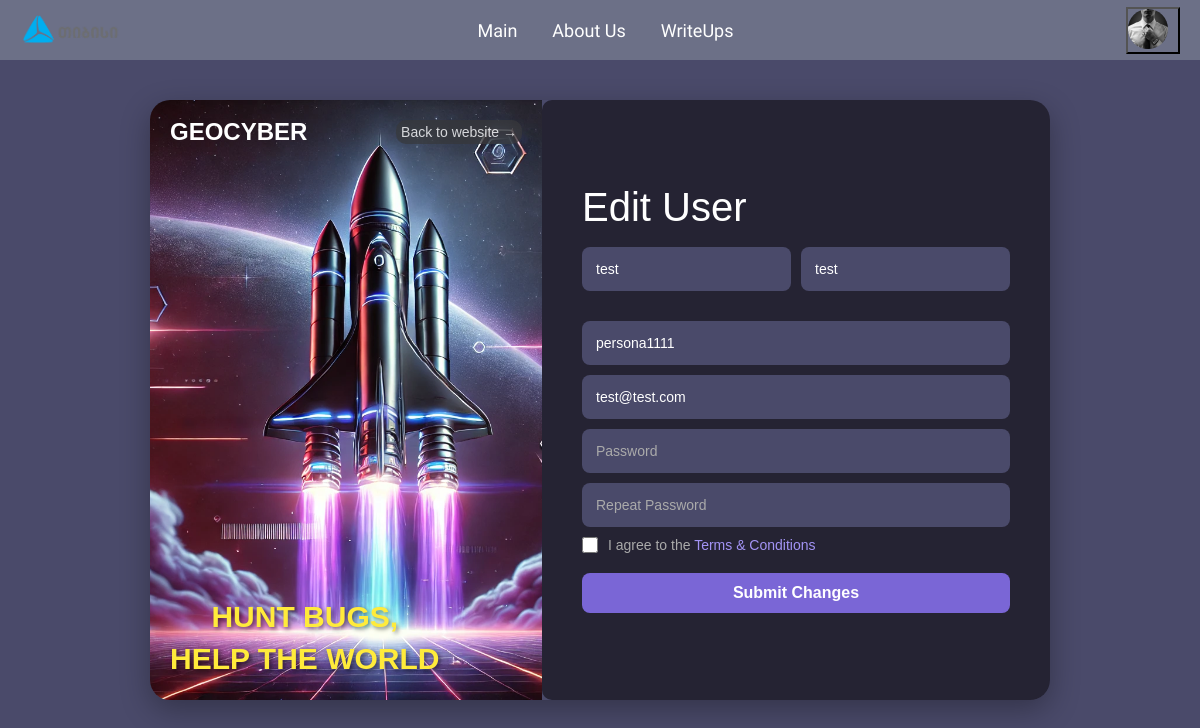
The page /edit_user/2 (signed in) on the database its author committed.
### models.py (models this page shows, shortened)
class BaseModel():
    def save(self):
        db.session.add(self)
        db.session.commit()

class User(db.Model, BaseModel, UserMixin):
    __tablename__ = "users"
    id = db.Column(db.Integer(), primary_key=True)
    username = db.Column(db.String())
    email = db.Column(db.String())
    name = db.Column(db.String())
    surname = db.Column(db.String())
    password = db.Column(db.String())
    role = db.Column(db.String(), default="User")
    likes = db.relationship('Like', backref='user', cascade='all, delete-orphan')

### routes.py (the view, shortened to what this page needs)
@app.route("/edit_user/<int:user_id>", methods=["GET", "POST"])
@admin_required
def edit_user(user_id):
    user = User.query.get(user_id)
    form = UserEdit(username=user.username, email=user.email, name=user.name, surname=user.surname)
    return render_template("edituser.html", form=form)

### forms.py
class UserEdit(FlaskForm):
    username = StringField("Username", validators=[DataRequired()])
    email = StringField("Email", validators=[DataRequired()])
    name = StringField("Name", validators=[DataRequired()])
    surname = StringField("Surname", validators=[DataRequired()])
    password = PasswordField("Password", validators=[DataRequired(), length(min=8, max=30)])
    repeat_password = PasswordField("Repeat Password", validators=[DataRequired(), EqualTo('password', message='Passwords must match')])
    submit = SubmitField("Submit Changes")

### models.py (called while the page is built)
@login_manager.user_loader
def load_user(user_id):
    return User.query.get(user_id)

### routes.py (called while the page is built)
def admin_required(f):
    @wraps(f)
    def decorated_function(*args, **kwargs):
        if not current_user.is_authenticated:
            return render_template("401.html"), 401
        if getattr(current_user, "role", None) != "Admin":
            return render_template("403.html"), 403
        return f(*args, **kwargs)
    return decorated_function

### templates/edituser.html (shortened to what this page needs)
{% extends "base.html" %} {% block title %}Edit User{% endblock title %} {%
block body %}
<div class="bigcontainer">
  <div class="customcontainer">
    <div class="left-panel">
      <div class="top-bar">
        <h1 class="logo">GEOCYBER</h1>
        <a href="/" class="back-link">Back to website →</a>
      </div>
      <div class="promo-text">
        <h2>
          HUNT BUGS, <br />
          HELP THE WORLD
        </h2>
      </div>
    </div>
    <div class="right-panel">
      <h2>Edit User</h2>
      <form method="post" class="form">
        <div class="form-group">
          {{ form.name(class="input", placeholder=form.name.label.text,
          required="required") }} {{ form.surname(class="input",
          placeholder=form.surname.label.text, required="required") }}
        </div>
        {{ form.username(class="input full",
        placeholder=form.username.label.text, required="required") }} {{
        form.email(class="input full", placeholder=form.email.label.text,
        required="required") }} {{ form.password(class="input full",
        placeholder=form.password.label.text, required="required") }}{{
        form.repeat_password(class="input full",
        placeholder=form.repeat_password.label.text, required="required") }}
        <div class="checkbox-group">
          <input type="checkbox" id="terms" required />
          <label for="terms">
            I agree to the <a href="#">Terms & Conditions</a>
          </label>
        </div>
        {{ form.submit(class="submit-btn full") }}
      </form>
    </div>
  </div>
</div>
{% endblock body %}

### static/css/global.css (style rules this page uses)
html, body, div, span, applet, object, iframe, h1, h2, h3, h4, h5, h6, p, blockquote, pre, a, abbr, acronym, address, big, cite, code, del, dfn, em, img, ins, kbd, q, s, samp, small, strike, strong, sub, sup, tt, var, b, u, i, center, dl, dt, dd, ol, ul, li, fieldset, form, label, legend, table, caption, tbody, tfoot, thead, tr, th, td, article, aside, canvas, details, embed, figure, figcaption, footer, header, hgroup, menu, nav, output, ruby, section, summary, time, mark, audio, video { margin: 0; padding: 0; border: 0; font-size: 100%; font: inherit; vertical-align: baseline; }
body { line-height: 1; }
:root { --primary-color: #5623d8; --primary-color-rgb: 86, 35, 216; --secondary-color: #6a79fa; --secondary-color-rgb: 106, 121, 250; --tertiary-color: #8f15e6; --tertiary-color-rgb: #8f15e6; }
body { background-color: #1e1f22; height: 100vh; margin: 0; }
a { text-decoration: none; }
* { --title-font: "Oxanium", Helvetica, Arial, sans-serif; --body-font: "Manrope", Helvetica, Arial, sans-serif; --border-default: solid 1px rgba(30, 30, 30, 1); --bg-color-even: #e8e8e8; --bg-color-odd: #f4f4f4; --bg-dark-1: #1e1f22; --bg-dark-2: #252629; --body-font-color: #757575; --dark-body-font-color: #adb7be; --swiper-theme-color: var(--secondary-color); }
.bigcontainer { font-family: "Arial", sans-serif; color: #fff; background-color: #4a4a6a; display: flex; justify-content: center; align-items: center; min-height: 100vh; }
.customcontainer { display: flex; width: 900px; height: 600px; border-radius: 20px; overflow: hidden; box-shadow: 0 10px 30px rgba(0, 0, 0, 0.3); }
.left-panel { flex: 1; background: url("/static/images/rocket.webp") no-repeat center center/cover; display: flex; flex-direction: column; justify-content: space-between; padding: 20px; position: relative; }
.top-bar { display: flex; justify-content: space-between; align-items: center; }
.logo { font-size: 24px; font-weight: bold; }
.back-link { font-size: 14px; text-decoration: none; color: #fff; opacity: 0.8; transition: opacity 0.2s; background: rgba(57, 57, 57, 0.75); -webkit-backdrop-filter: blur(10px); backdrop-filter: blur(10px); border-radius: 10px; padding: 5px; }
.promo-text { text-align: center; }
.promo-text h2 { font-size: 30px; line-height: 1.4; color: #ffeb3b; text-shadow: 2px 2px 4px rgba(0, 0, 0, 0.5); }
.right-panel { flex: 1; background: #252333; display: flex; flex-direction: column; justify-content: center; padding: 40px; border-radius: 10px; }
.right-panel h2 { font-size: 40px; font-weight: 500; margin-bottom: 10px; }
.form { width: 100%; }
.form-group { display: flex; gap: 10px; margin-bottom: 20px; }
.input { background: #4a4a6a; border: none; border-radius: 8px; padding: 12px; color: #fff; font-size: 14px; flex: 1; margin-top: 10px; outline: none; border: 2px solid transparent; transition: border-color 0.2s; }
.full { width: 100%; }
.input::placeholder { color: #aaa; }
.checkbox-group { display: flex; align-items: center; gap: 10px; margin-bottom: 20px; margin-top: 10px; }
.checkbox-group input { width: 16px; height: 16px; }
.checkbox-group label { font-size: 14px; color: #aaa; }
.checkbox-group a { color: #a394f5; text-decoration: none; }
.submit-btn { background: #7a66d6; color: #fff; border: none; padding: 12px; border-radius: 8px; font-size: 16px; font-weight: bold; cursor: pointer; transition: background 0.2s; }
h2 { color: white; font-size: 20px; font-family: sans-serif; font-weight: 600; margin: 0; display: flex; align-items: center; }

### rows shown on the page
User: name "test", surname "test", username "persona1111", email "test@test.com"
